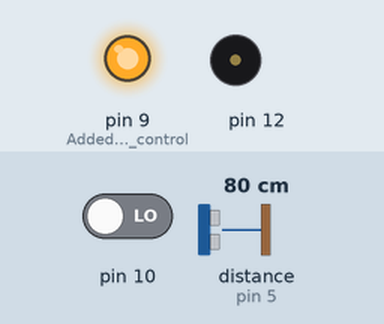
The sketch below on a simulated Arduino Uno, built with avr-gcc and run on an emulated ATmega328P. On the bench: output pins drawn as LEDs (lit = HIGH), buzzer (waves = sounding). The inputs (shaded band) are chosen by the test bench; at power-on: pin 10 LOW, distance to the obstacle (sensor on pin 5) 80 cm. The echo pulse lasts 58.3 µs per cm.

Above: at 1.2 s.
1.3 s: pin 10 driven HIGH
4.3 s: distance to the obstacle (sensor on pin 5) set to 2 cm
7.3 s: distance to the obstacle (sensor on pin 5) set to 18 cm
8.9 s: distance to the obstacle (sensor on pin 5) set to 4 cm
Timing chart, 0 to 11.7 s (numbered marks = the images above; inputs shaded):
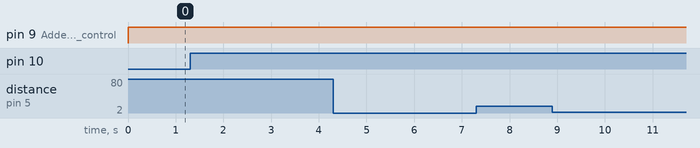

Measured:
- after the input at 7.3 s, tone on pin 12: stays silent (without the input it goes to 215 Hz after 1.5 s)

The sketch:

Theremino.ino
```cpp
/*
========================================================================================
Ultrassound Theremino - Andre Bahiense - May 2018

For this application you will need the Tone.h library, besides the comon Ultrassonic.h.
You can find Tone.h in: https://github.com/andrebahiense/PolyphonicPiano
And Ultrassonic.h you can add through the Arduino IDE.

Use it as you wish
=========================================================================================*/
#include <Ultrasonic.h>
#include <Tone.h>

#define trigger 4
#define echo 5

Ultrasonic ultrasonic(trigger, echo);

Tone tone1;

int flagb=0;


void setup() {
  Serial.begin(9600);
  tone1.begin(12);
  float som = 0;
  float ex=0;
  pinMode(10, INPUT);
  pinMode(9, OUTPUT); //Added a button to control the scale modes. Just put a button connected to pin 9 and pin 10.
}

void loop() {
  float cmMsec;
  long microsec = ultrasonic.timing();
  cmMsec = ultrasonic.convert(microsec, Ultrasonic::CM);
  digitalWrite(9, HIGH);

  if(digitalRead(10) == HIGH && flagb == 0){
    theremin();
    if(digitalRead(10) == HIGH){
      flagb=1;
    }
  }
  else if(digitalRead(10) == HIGH && flagb==1){
    pentatonic();
    if(digitalRead(10) == HIGH){
      flagb=2;
    }
  }
  else if(digitalRead(10) == HIGH && flagb==2){
    harmonic();
    if(digitalRead(10) == HIGH){
      flagb=0;
    }
  }
}
//Glissando scale
void theremin(){
  float ex;
  float cmMsec;
  float som;
  ex = pow(0.6104*cmMsec,2);
  som = ex + 9.3886*cmMsec+ 215.11;

  if(som >= 130 && som <= 2000){
    tone1.play(som);
  }

  else{
    tone1.stop();
  }
}

//Pentatonic scale
void pentatonic(){
  float cmMsec;
  if(cmMsec>=4 && cmMsec<9){
    tone1.play(262);
  }
  else if(cmMsec>9 && cmMsec<14){
    tone1.play(311);
  }
  else if(cmMsec>14 && cmMsec<19){
    tone1.play(349);
  }
  else if(cmMsec>19 && cmMsec<24){
    tone1.play(392);
  }
  else if(cmMsec>24 && cmMsec<29){
    tone1.play(466);
  }
  else if(cmMsec>29 && cmMsec<34){
    tone1.play(523);
  }
  else{
    tone1.stop();
  }
}

//Harmonic scale
void harmonic(){
  float cmMsec;
  if(cmMsec>=4 && cmMsec<9){
    tone1.play(220);
  }
  else if(cmMsec>9 && cmMsec<14){
    tone1.play(330);
  }
  else if(cmMsec>14 && cmMsec<19){
    tone1.play(440);
  }
  else if(cmMsec>19 && cmMsec<24){
    tone1.play(550);
  }
  else if(cmMsec>24 && cmMsec<29){
    tone1.play(660);
  }
  else if(cmMsec>29 && cmMsec<34){
    tone1.play(770);
  }
  else{
    tone1.stop();
  }
}
```
